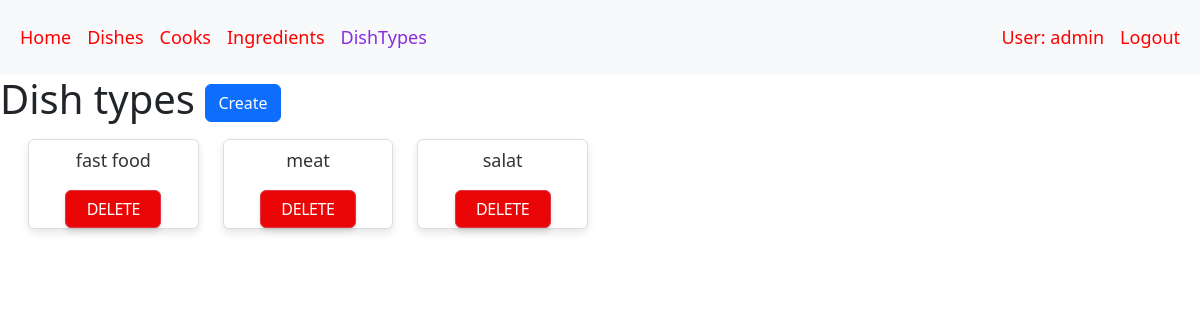
Page /dish_types/ (signed in) on the committed database.
### restaurant/models.py (models this page shows, shortened)
class Cook(AbstractUser):
    years_of_experience = models.IntegerField(default=0)
    class Meta:
        verbose_name = "cook"
        verbose_name_plural = "cooks"

class DishTypes(models.Model):
    name = models.CharField(max_length=255, unique=True)
    class Meta:
        ordering = ["name"]

### restaurant/views.py (the view)
class DishTypesListView(LoginRequiredMixin, generic.ListView):
    model = DishTypes
    context_object_name = "dish_types_list"
    template_name = "restaurant/dish_types_list.html"
    paginate_by = 18

### templates/restaurant/dish_types_list.html
{% extends "base.html" %}
{% load crispy_forms_filters %}
{% block content %}
  <h1>
    Dish types
    <a href="{% url 'restaurant:dish-types-create' %}" class="btn btn-primary link-to-page">
      Create
    </a>
  </h1>
  <div class="row">
    {% if dish_types_list %}
      {% for dish_type in dish_types_list %}
        <div class="col-md-2">
            <div class="card mb-3 align-items-center">
              <div class="card-body">
                <h5 class="card-title mini-card-title">{{ dish_type.name }}</h5>
              </div>
              <a href="{% url 'restaurant:dish-types-delete' pk=dish_type.id %}" class="btn btn-danger link-to-page delete">
                Delete
              </a>
            </div>
        </div>
      {% endfor %}
    {% else %}
      <p>There are no dish types in the service.</p>
    {% endif %}
  </div>
{% endblock %}

### templates/includes/header.html (shortened to what this page needs)
  <header>
    <nav class="navbar navbar-expand-lg bg-body-tertiary navbar-dark bg-gradient-dark z-index-3 py-3">
      <div class="container-fluid">
        <div class="collapse navbar-collapse" id="navbarSupportedContent">
          <ul class="navbar-nav me-auto mb-2 mb-lg-0">
            <li class="nav-item">
              <a class="nav-link{% if request.resolver_match.url_name == 'index' %} active{% endif %}"
              href="{% url 'restaurant:index' %}">Home</a>
            </li>
            <li class="nav-item">
              <a class="nav-link{% if request.resolver_match.url_name == 'dish-list' %} active{% endif %}"
              href="{% url 'restaurant:dish-list' %}">Dishes</a>
            </li>
            <li class="nav-item">
              <a class="nav-link{% if request.resolver_match.url_name == 'cook-list' %} active{% endif %}"
              href="{% url 'restaurant:cook-list' %}">Cooks</a>
            </li>
            <li class="nav-item">
              <a class="nav-link{% if request.resolver_match.url_name == 'ingredient-list' %} active{% endif %}"
              href="{% url 'restaurant:ingredient-list' %}">Ingredients</a>
            </li>
            <li class="nav-item">
              <a class="nav-link{% if request.resolver_match.url_name == 'dish-types-list' %} active{% endif %}"
              href="{% url 'restaurant:dish-types-list' %}">DishTypes</a>
            </li>
              </ul>
          <ul class="navbar-nav mb-2 mb-lg-0">
            {% if user.is_authenticated %}
                <li class="nav-item">
                  <a class="nav-link{% if request.resolver_match.url_name == 'cook-detail' %} active{% endif %}"
                  href="{% url 'restaurant:cook-detail' pk=user.id %}">User: {{ user.get_username }}</a></li>
                <li class="nav-item">
                  <a class="nav-link"
                  href="{% url 'logout' %}">Logout</a></li>
            {% endif %}
          </ul>
        </div>
      </div>
    </nav>
  </header>

### static/css/styles.css (style rules this page uses)
body { margin: 0; padding: 0; }
.active { color: blueviolet !important; }
.row { margin: 1rem; }
.navbar { font-size: 18px; background-color: red; }
.nav-link { color: red; }
.delete { letter-spacing: -.025rem; text-transform: uppercase; box-shadow: 0 4px 7px -1px rgba(0,0,0,.11), 0 2px 4px -1px rgba(0,0,0,.07); background-size: 150%; background-position-x: 25%; background-color: #ea0606; width: 6rem; text-align: center; }
.card { border: 1px solid #ddd; box-shadow: 0 4px 8px rgba(0, 0, 0, 0.1); transition: transform 0.3s ease-in-out; }
.card-body { padding: 20px; }
.card-title { color: #333; }
.mini-card-title { text-align: center; }
.card-body { padding: 10px; }
.card-title { font-size: 18px; color: #333; }

### rows in the picture
Cook: get_username "admin"
DishTypes: name "fast food"
DishTypes: name "meat"
DishTypes: name "salat"
